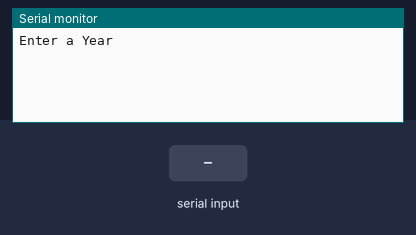
Recording of a sketch running on a simulated Arduino Uno, built with avr-gcc and run on an emulated ATmega328P. Parts: the last lines printed to the serial monitor. The test bench sets the inputs (shaded band).

Above: at 1.2 s.
1.3 s: "90,45\n" received over Serial
At 1.7 s:
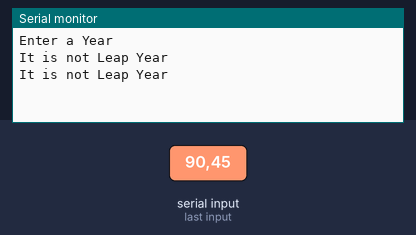
At 3.0 s:
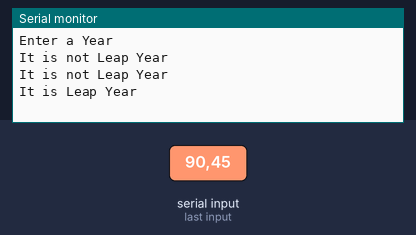

Measured:
- after the input at 1.3 s, the serial monitor: prints a new line at once (image 1)

The sketch:

LeapYear.ino
```cpp
void setup() {

  Serial.begin(9600);

    Serial.println("Enter a Year");

}

void loop() {

  if(Serial.available() > 0){
  int a=Serial.parseInt();

    if(a % 4 == 0 && a % 100 != 0 || a % 400 == 0 ){
     Serial.println("It is Leap Year");
    }
    else{
    Serial.println("It is not Leap Year");
    }

  }
}
```
